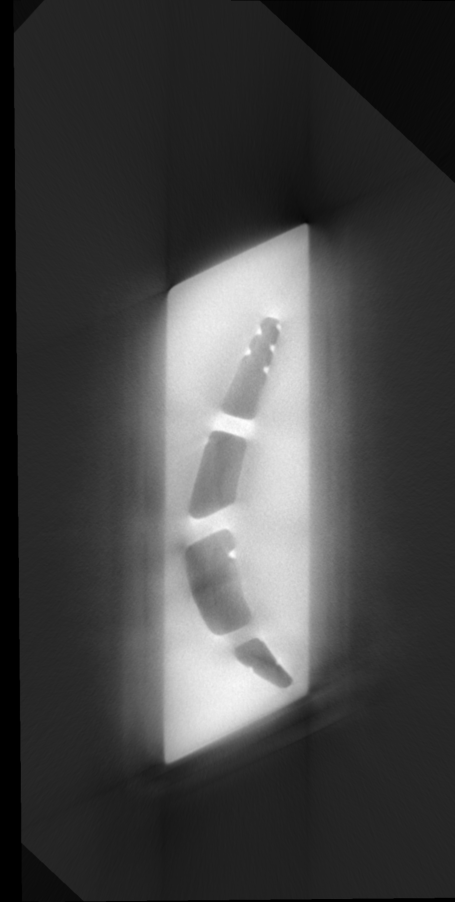
#> input picture CT_Test/img_0508.tif, 910 x 1804 px (shown at 1/2 size); its folder holds 4 pictures in this run
$ python track_channels.py --output out.png --seed-mask ../CT_Test/img_0508.tif
#> lines starting #> are read from the running program, lines starting #| are printed output that depends on the picture; after the words box and inside, x2 and y2 are one past the last pixel; in counts of white or black regions, pixels touching at a corner belong together; pictures that were not available may be replaced by others from this repository, and a replacement may not be noted
### experiments/boundary_study.py
#!/usr/bin/env python3
"""Reproducible CT surface experiments; writes only to --output.

Input filenames remain the source of slice identifiers. No padding, index
remapping, hole filling in the result, or modification of the CT data is used.
Metrics are diagnostics, not accuracy scores against unknown ground truth.
"""
from __future__ import annotations

import argparse
import csv
import gzip
import json
import os
from pathlib import Path
from time import perf_counter

os.environ.setdefault('MPLCONFIGDIR', '/tmp/ct-boundary-mpl')
os.environ.setdefault('XDG_CACHE_HOME', '/tmp/ct-boundary-cache')
import matplotlib
matplotlib.use('Agg')
import matplotlib.pyplot as plt
import numpy as np
from PIL import Image
from scipy import ndimage as ndi
from scipy.spatial import cKDTree
from skimage import filters, measure, segmentation
from skimage.draw import polygon
from skimage.morphology import h_minima


def load(source: Path, index: int) -> np.ndarray:
    with Image.open(source / f'img_{index:04d}.tif') as image:
        values = np.asarray(image)
    if values.dtype != np.uint16 or values.ndim != 2:
        raise ValueError('Expected single-channel uint16 TIFF')
    return values.astype(np.float32) / 65535.0


def largest(mask):
    labels, n = ndi.label(mask)
    if not n:
        raise ValueError('No material candidate found')
    counts = np.bincount(labels.ravel())
    counts[0] = 0
    return labels == counts.argmax()


def bounding_box(mask, padding=24):
    y, x = np.where(mask)
    return (max(0, int(y.min()) - padding), min(mask.shape[0], int(y.max()) + padding + 1),
            max(0, int(x.min()) - padding), min(mask.shape[1], int(x.max()) + padding + 1))


def markers_for(smooth, initial, high=None):
    # Low threshold supplies air seeds in the holes. High threshold supplies
    # material seeds in the ribs. Intermediate intensities remain UNLABELLED.
    # Fixing all Otsu-positive pixels as material incorrectly fills channels.
    if high is None:
        high = float(filters.threshold_multiotsu(smooth, classes=3)[-1])
    markers = np.zeros(initial.shape, np.uint8)
    markers[ndi.distance_transform_edt(~initial) > 2] = 1
    envelope = ndi.binary_fill_holes(initial)  # support ONLY, never final mask
    material = ndi.binary_erosion((smooth > high) & envelope, iterations=1)
    markers[material] = 2
    if not np.any(markers == 2):
        raise ValueError('No confident material seed')
    return markers, high


def segment_slice(raw, sigma=1.0, run_watershed=True):
    smooth = ndi.gaussian_filter(raw, sigma)
    low = float(filters.threshold_otsu(smooth))
    initial = largest(smooth > low)
    box = bounding_box(initial)
    y0, y1, x0, x1 = box
    s = smooth[y0:y1, x0:x1]
    initial = initial[y0:y1, x0:x1]
    markers, high = markers_for(s, initial)
    elevation = filters.sobel(s)
    ws = segmentation.watershed(elevation, markers) == 2 if run_watershed else None
    return {'raw': raw[y0:y1, x0:x1], 'smooth': s, 'box': box,
            'initial': initial, 'markers': markers, 'low': low, 'high': high,
            'watershed': ws, 'elevation': elevation}


# [18 lines left out: function extrema_markers, not called in this run]


def contours(mask):
    return measure.find_contours(mask.astype(np.float32), 0.5,
                                 fully_connected='high', positive_orientation='low')


def normal_refinement(smooth, mask, radius=3.0):
    """Compare local material/air mid-level and maximum positive gradient.

    All displacements are bounded. Weak/ambiguous profiles keep their seed
    position and are explicitly flagged. Coordinates are interpolated, which
    does not imply metrological subvoxel accuracy.
    """
    signed = ndi.distance_transform_edt(mask) - ndi.distance_transform_edt(~mask)
    ny = ndi.gaussian_filter(signed, 1.2, order=(1, 0))
    nx = ndi.gaussian_filter(signed, 1.2, order=(0, 1))
    ts = np.arange(-6, 6.001, .25, dtype=np.float32)
    results = []
    for cid, pts in enumerate(contours(mask)):
        if not np.allclose(pts[0], pts[-1]):
            raise ValueError('Contour touches ROI border; increase padding')
        # Remove duplicated endpoint for circular smoothing, then restore it.
        pts = pts[:-1]
        norms = np.stack([ndi.map_coordinates(field, pts.T, order=1)
                          for field in (ny, nx)], axis=1)
        norms /= np.maximum(np.linalg.norm(norms, axis=1, keepdims=True), 1e-6)
        coords = pts[:, None, :] + norms[:, None, :] * ts[None, :, None]
        profiles = ndi.map_coordinates(smooth, coords.reshape(-1, 2).T,
                                       order=1, mode='nearest').reshape(len(pts), -1)
        air = np.median(profiles[:, ts <= -3], axis=1)
        material = np.median(profiles[:, ts >= 3], axis=1)
        contrast = material - air
        derivative = np.gradient(profiles, .25, axis=1)
        search = np.flatnonzero(abs(ts) <= radius)
        k = search[np.argmax(derivative[:, search], axis=1)]
        row = np.arange(len(pts))
        prev = derivative[row, np.maximum(k - 1, 0)]
        peak = derivative[row, k]
        nxt = derivative[row, np.minimum(k + 1, len(ts) - 1)]
        denom = prev - 2 * peak + nxt
        fractional = np.divide(.5 * (prev - nxt), denom,
                               out=np.zeros_like(denom), where=abs(denom) > 1e-8)
        grad_shift = ts[k] + np.clip(fractional, -.5, .5) * .25
        valid_grad = ((contrast > .02) & (k > search[0]) & (k < search[-1]) &
                      (peak > .003))
        target = (material + air) / 2
        crossing = ((profiles[:, :-1] <= target[:, None]) &
                    (profiles[:, 1:] > target[:, None]) &
                    (abs(ts[:-1])[None, :] <= radius))
        distance = abs(ts[:-1][None, :] - grad_shift[:, None])
        choice = np.argmin(np.where(crossing, distance, np.inf), axis=1)
        before = profiles[row, choice]
        after = profiles[row, choice + 1]
        fraction = (target - before) / np.maximum(after - before, 1e-8)
        iso_shift = ts[choice] + .25 * np.clip(fraction, 0, 1)
        valid_iso = valid_grad & crossing.any(axis=1) & (abs(iso_shift) <= radius)
        refined = {}
        for name, shift, valid in [('gradient', grad_shift, valid_grad),
                                   ('local50', iso_shift, valid_iso)]:
            shift = np.where(valid, shift, 0)
            if len(shift) >= 8:
                shift = ndi.gaussian_filter1d(shift, .75, mode='wrap')
            shift = np.where(valid, shift, 0)
            moved = pts + shift[:, None] * norms
            refined[name] = np.vstack([moved, moved[0]])
            refined[name + '_shift'] = shift
            refined[name + '_valid'] = valid
        area = np.sum(pts[:, 1] * np.roll(pts[:, 0], -1) -
                      np.roll(pts[:, 1], -1) * pts[:, 0]) / 2
        results.append({'id': cid, 'seed': np.vstack([pts, pts[0]]),
                        'area': area, 'contrast': contrast, **refined})
    # skimage's orientation consistently distinguishes holes from material.
    outer_sign = np.sign(max(results, key=lambda c: abs(c['area']))['area'])
    for item in results:
        item['kind'] = 'outer' if np.sign(item['area']) == outer_sign else 'inner'
    return results


# [8 lines left out: function rasterize, not called in this run]


def diagnostics(mask):
    labels, components = ndi.label(mask)
    holes = ndi.binary_fill_holes(mask) & ~mask
    ids, _ = ndi.label(holes)
    counts = np.bincount(ids.ravel())[1:]
    return {'material_pixels': int(mask.sum()), 'components': int(components),
            'holes_ge_25px': int(np.count_nonzero(counts >= 25)),
            'hole_area_pixels': int(holes.sum())}


# [213 lines left out: functions plot_mask, write_points, save_slice, study, volume, main, not called in this run]


# [2 lines that do not run on import are left out]

### experiments/track_channels.py
"""Hybrid experiment: reinitialize the outer support, propagate cavity seeds.

Avoids the observed outer-boundary drift of track_boundaries.py. The initial
cavity set still matters; a new cavity without an air seed may be missed.
"""
import argparse
import json
from pathlib import Path

from boundary_study import *


# [37 lines left out: function advance_channels, not called in this run]


def main():
    parser = argparse.ArgumentParser(description=__doc__)
    parser.add_argument('--input', type=Path, default=Path('CT_Test'))
    parser.add_argument('--output', type=Path, required=True)
    parser.add_argument('--seed-mask', type=Path, required=True)
    parser.add_argument('--seed-slice', type=int, default=988)
    parser.add_argument('--first', type=int, default=500)
    parser.add_argument('--last', type=int, default=1000)
    args = parser.parse_args()
    args.output.mkdir(parents=True, exist_ok=True)
    masks = args.output / 'masks'
    masks.mkdir(exist_ok=True)
    with Image.open(args.seed_mask) as image:
#> image is the input picture: PIL image 910x1804 I;16; min 0, max 56381, mean 15156.9
        initial = np.asarray(image) > 0
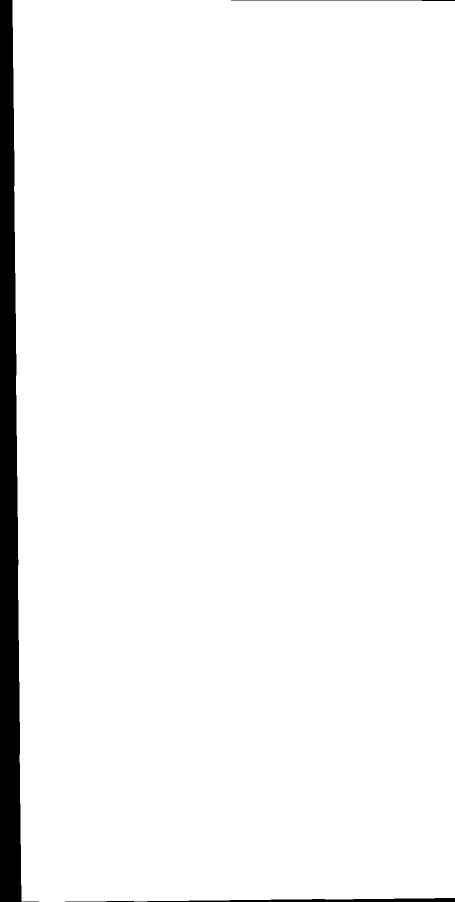
#> initial: shape (1804, 910) bool (shown at 1/2 size); 96% white; 3 black regions, box (x1, y1, x2, y2) and area: (0, 0, 77, 1804) 61286, (131, 1796, 910, 1804) 3191, (462, 0, 910, 2) 514
    records = []

    def save(index, mask, raw, field):
        Image.fromarray(mask.astype(np.uint8)*255).save(masks / f'material_{index:04d}.png')
        records.append({'slice': index, **diagnostics(mask)})
        if index in [500, 625, 750, 875, 988, 1000]:
            y0, y1, x0, x1 = field['box']
            items = normal_refinement(field['smooth'], mask[y0:y1,x0:x1])
            save_slice(args.output / 'refined_examples', index, raw, field, items)

    raw = load(args.input, args.seed_slice)
#> in load, `return values.astype(np.float32) / 65535.0`:
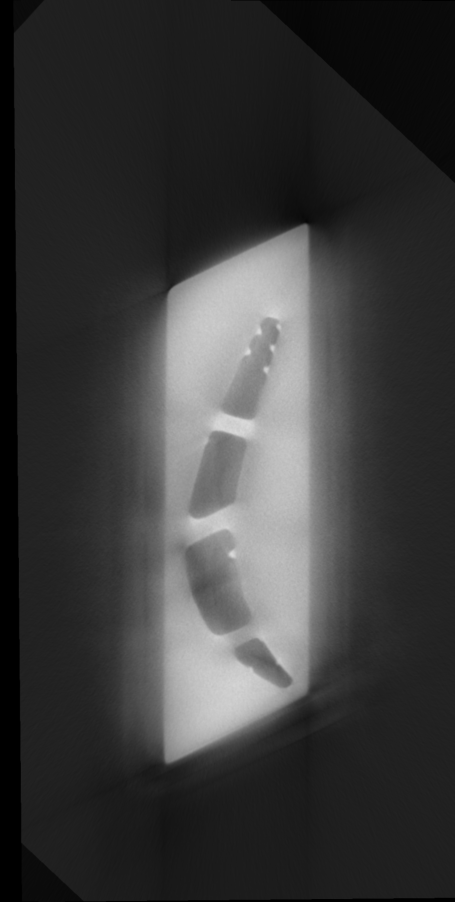
#> returned value: shape (1804, 910) float32 (shown at 1/2 size); min 0, max 0.86, mean 0.231
    save(args.seed_slice, initial, raw, segment_slice(raw))
#> in segment_slice, `low = float(filters.threshold_otsu(smooth))`: low = 0.378
#> in largest, `labels, n = ndi.label(mask)`:
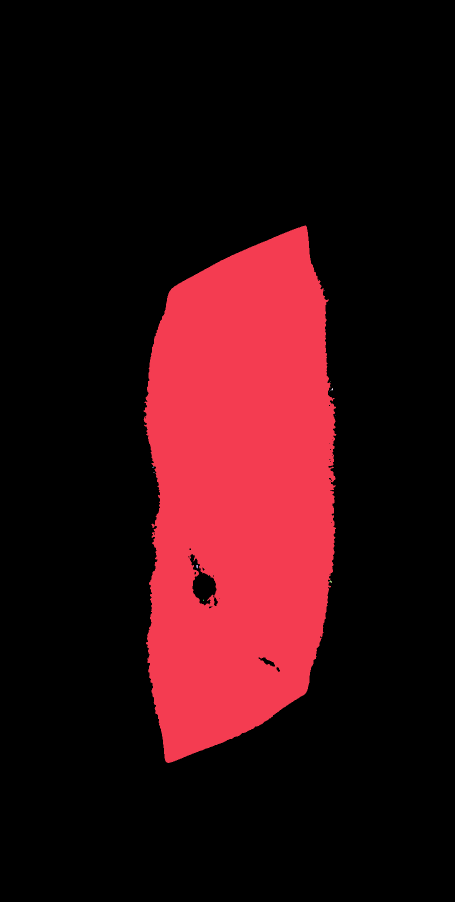
#> labels: shape (1804, 910) int32 (shown at 1/2 size); 13 distinct labels, from 0 to 12; one colour per label, 0 black
#> in largest, `labels, n = ndi.label(mask)`: n = 12
#> in largest, `labels, n = ndi.label(mask)`:
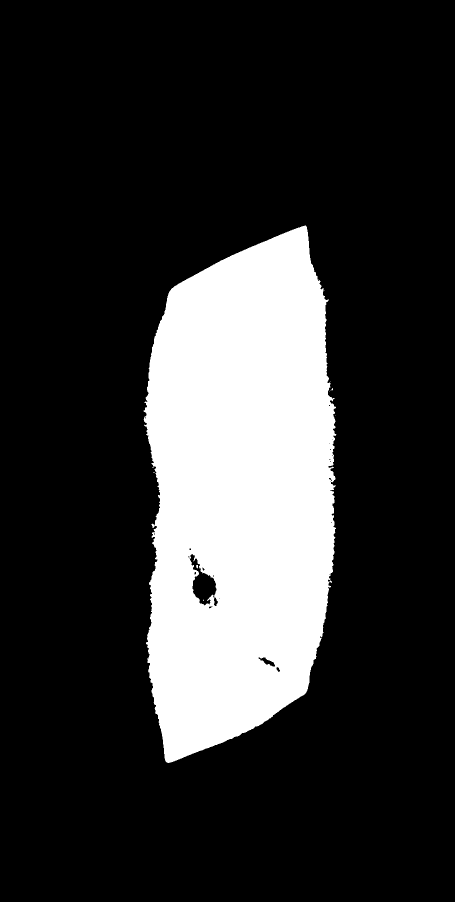
#> mask: shape (1804, 910) bool (shown at 1/2 size); 19.8% white; 9 white regions (7 under 20 px), largest, box (x1, y1, x2, y2) and area: (287, 451, 673, 1526) 324677, (392, 1130, 396, 1137) 21
#> in largest, `counts = np.bincount(labels.ravel())`: counts = [1316918, 324657, 1, 1, 11, 1, 1, 1, 5, 4, 21, 15, 4]
#> in segment_slice, `box = bounding_box(initial)`: box = (427, 1550, 263, 697)
#> in segment_slice, `y0, y1, x0, x1 = box`: y0 = 427; y1 = 1550; x0 = 263; x1 = 697
#> in markers_for, `high = float(filters.threshold_multiotsu(smooth, classes=3)[-1])`: high = 0.552
#> in segment_slice, `markers, high = markers_for(s, initial)`:
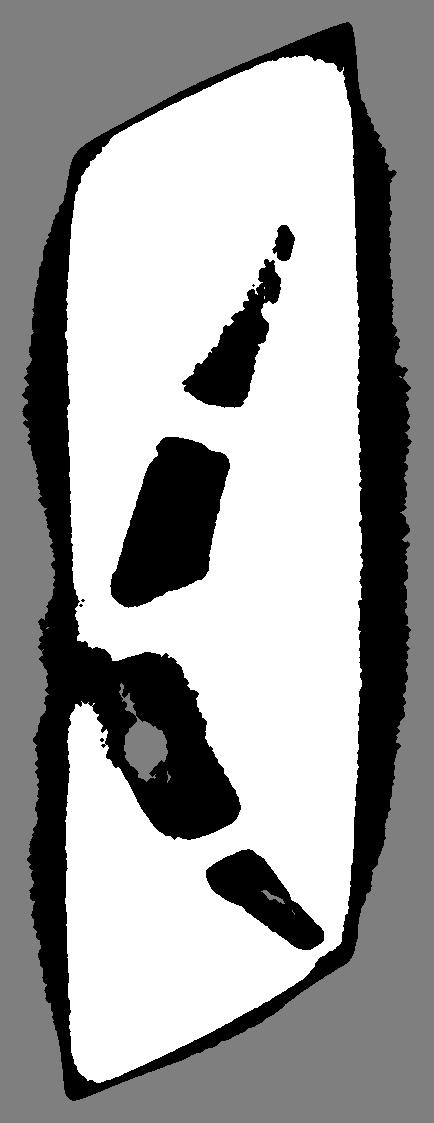
#> markers: shape (1123, 434); min 0, max 2, mean 1.23; drawn with min black and max white
#> in segment_slice, `ws = segmentation.watershed(elevation, markers) == 2 if run_watershed ..`:
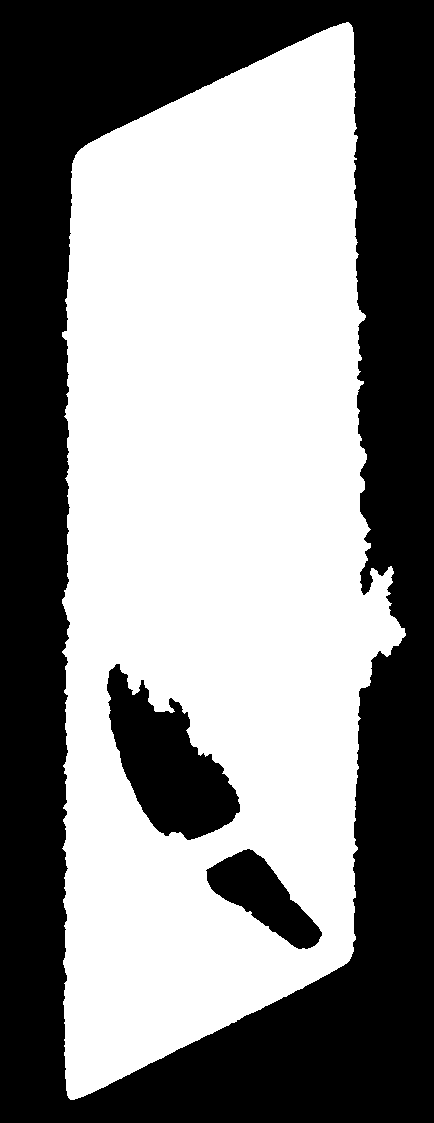
#> ws: shape (1123, 434) bool; 53.8% white; 3 black regions, box (x1, y1, x2, y2) and area: (0, 0, 434, 1123) 207962, (107, 664, 240, 840) 12117, (206, 849, 322, 949) 5231
#> in diagnostics, `labels, components = ndi.label(mask)`: components = 1
#> in diagnostics, `counts = np.bincount(ids.ravel())[1:]`: counts = empty array
#> in save, `y0, y1, x0, x1 = field['box']`: y0 = 427; y1 = 1550; x0 = 263; x1 = 697
#> in normal_refinement, `nx = ndi.gaussian_filter(signed, 1.2, order=(0, 1))`:
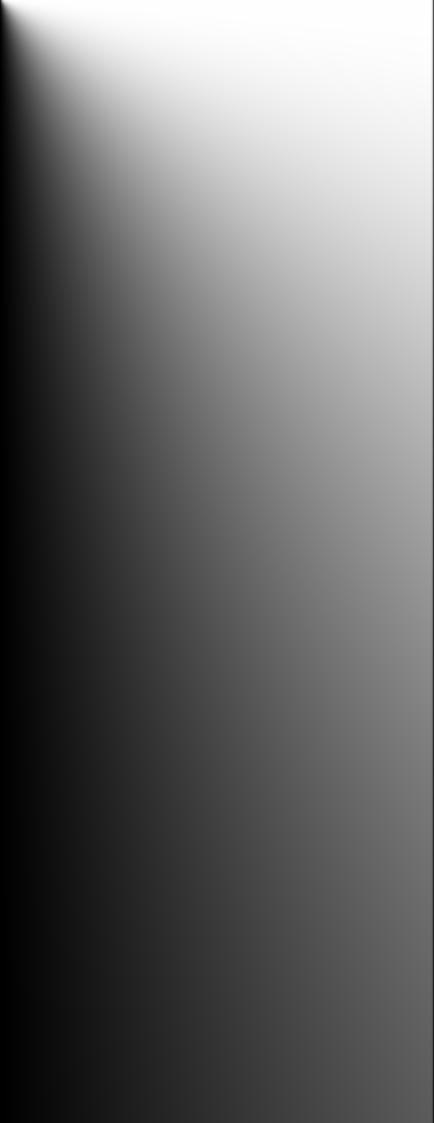
#> nx: shape (1123, 434) float64; min 0.000306, max 1, mean 0.415
#> after the loop in normal_refinement, `for cid, pts in enumerate(contours(mask)):`: results = []
    for order in [range(args.seed_slice-1, args.first-1, -1),
                  range(args.seed_slice+1, args.last+1)]:
        mask = initial.copy()
        for index in order:
            raw = load(args.input, index)
            mask, field = advance_channels(raw, mask)
            save(index, mask, raw, field)
            if index % 50 == 0:
                print('Hybrid reached', index, flush=True)
    records.sort(key=lambda item:item['slice'])
    assert [item['slice'] for item in records] == list(range(args.first,args.last+1))
    (args.output / 'hybrid_metrics.json').write_text(json.dumps(records,indent=2)+'\n')
    print('Completed',len(records),'real source slices',flush=True)


if __name__ == '__main__':
#> (the run stopped early here; a loop or call above may not have finished)

$ run again, on CT_Test/img_0540.tif
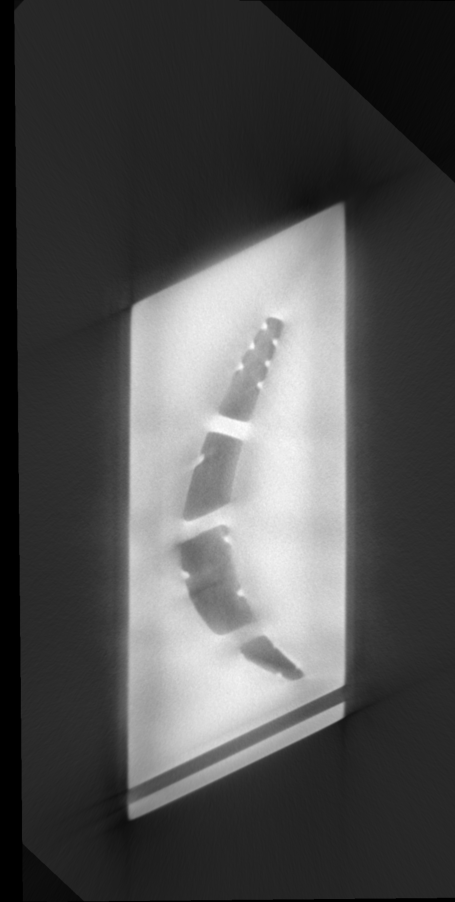
#> input picture CT_Test/img_0540.tif, 910 x 1804 px (shown at 1/2 size)
#> in main, image is the input picture: PIL image 910x1804 I;16; min 0, max 52996, mean 16728.6
#> low = 0.368
#> in largest, `labels, n = ndi.label(mask)`:
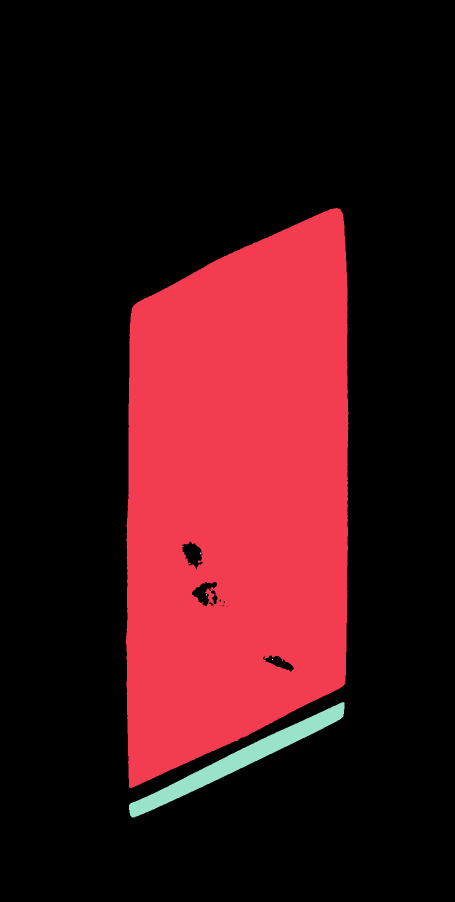
#> labels: shape (1804, 910) int32 (shown at 1/2 size); 6 distinct labels, from 0 to 5; one colour per label, 0 black
#> n = 5
#> in largest, `counts = np.bincount(labels.ravel())`: counts = [1204637, 421890, 11, 6, 4, 15092]
#> box = (392, 1600, 228, 721)
#> in segment_slice, `y0, y1, x0, x1 = box`: y0 = 392; y1 = 1600; x0 = 228; x1 = 721
#> in markers_for, `high = float(filters.threshold_multiotsu(smooth, classes=3)[-1])`: high = 0.557
#> envelope: shape (1208, 493) bool; 71.4% white; 1 black region, box (x1, y1, x2, y2) and area: (0, 0, 493, 1208) 170105
#> material: shape (1208, 493) bool; 55.6% white; 20 black regions (9 under 20 px), largest, box (x1, y1, x2, y2) and area: (0, 0, 493, 1208) 212503, (101, 665, 288, 876) 20933, (123, 472, 256, 649) 14348
#> in segment_slice, `ws = segmentation.watershed(elevation, markers) == 2 if run_watershed ..`:
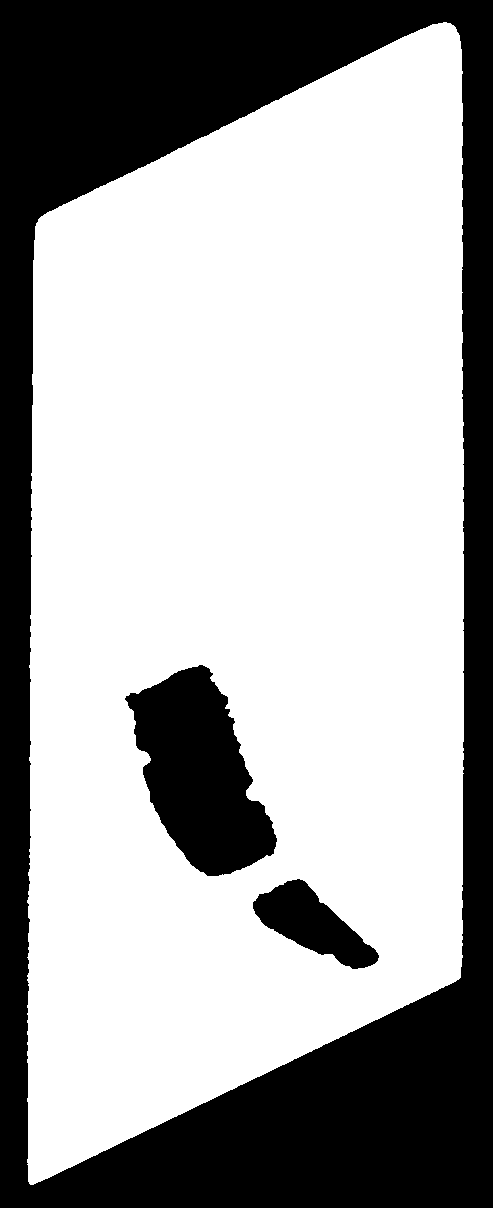
#> ws: shape (1208, 493) bool; 66.2% white; 3 black regions, box (x1, y1, x2, y2) and area: (0, 0, 493, 1208) 177168, (125, 665, 277, 876) 18832, (253, 879, 379, 969) 5333
#> components = 1
#> holes: shape (1804, 910) bool; every value is 0
#> ids: shape (1804, 910) int32; every value is 0
#> in diagnostics, `counts = np.bincount(ids.ravel())[1:]`: counts = empty array
#> in save, `y0, y1, x0, x1 = field['box']`: y0 = 392; y1 = 1600; x0 = 228; x1 = 721
#> after the loop in normal_refinement, `for cid, pts in enumerate(contours(mask)):`: results = []
